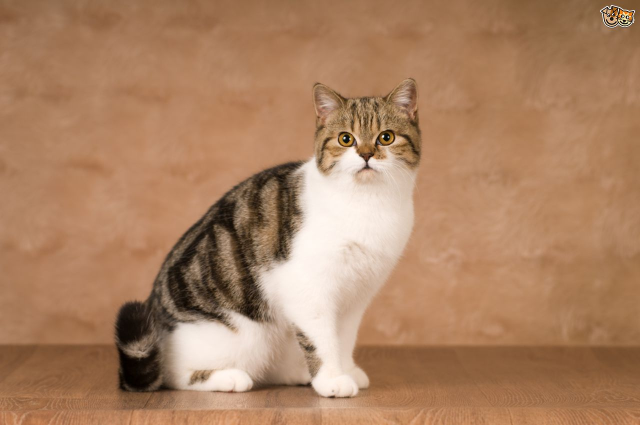
#> input picture DeeplearningLecture/cat.jpg, 1280 x 850 px (shown at 1/2 size)
$ jupyter execute imageio_skimage.ipynb   (shell and % lines are left out)   (older library calls are emulated)
#> lines starting #> are read from the running program, lines starting #| are printed output that depends on the picture
# 이미지 처리
### pip install imageio
### pip install scikit-image

[cell 1]
#from scipy.misc import imread, imsave, imresize
from imageio import imread, imsave #, imresize
from skimage.transform import resize
import numpy as np

# JPEG 이미지를 numpy 배열로 읽어들이기
img = imread('cat.jpg')
#> img is the input picture: shape (850, 1280, 3); mean R, G, B 171.4, 130.1, 98.9
print(img.dtype, img.shape)  # 출력 "uint8 (400, 248, 3)"
#| uint8 (850, 1280, 3)

# 각각의 색깔 채널을 다른 상수값으로 스칼라배함으로써
# 이미지의 색을 변화시킬 수 있습니다.
# 이미지의 shape는 (400, 248, 3)입니다;
# 여기에 shape가 (3,)인 배열 [1, 0.95, 0.9]를 곱합니다;
# numpy 브로드캐스팅에 의해 이 배열이 곱해지며 붉은색 채널은 변하지 않으며,
# 초록색, 파란색 채널에는 각각 0.95, 0.9가 곱해집니다
img_tinted = img * [1, 0.95, 0.9]
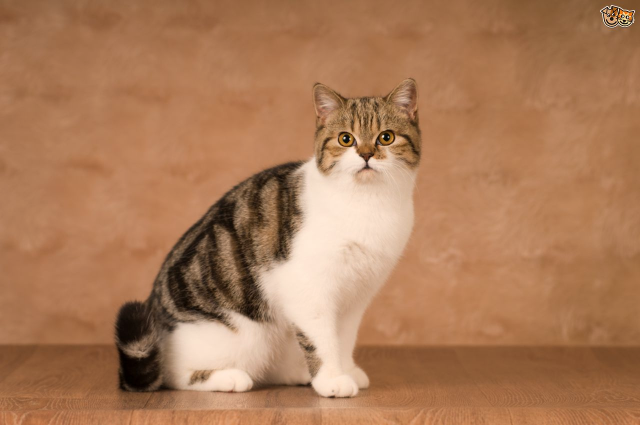
#> img_tinted: shape (850, 1280, 3) float64 (shown at 1/2 size); mean R, G, B 171.4, 123.6, 89

# 색변경 이미지를 300x300픽셀로 크기 조절.
img_tinted =resize(img_tinted, (300, 300), mode='constant',anti_aliasing=False)
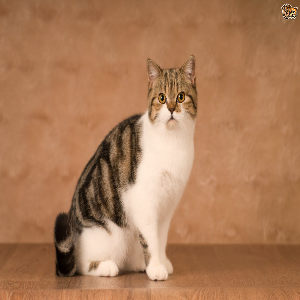
#> img_tinted: shape (300, 300, 3) float64; mean R, G, B 171.4, 123.5, 89

# 색변경 이미지를 디스크에 기록하기
imsave('cat_tinted.jpg', np.uint8(img_tinted))

[cell 2]
import numpy as np
import matplotlib.pyplot as plt

# 사인 곡선의 x,y 좌표를 계산
x = np.arange(0, 3 * np.pi, 0.1)
y = np.sin(x)
y1 = np.cos(x)
# matplotlib를 이용해 점들을 그리기

plt.plot(x, y)
plt.plot(x, y1)
plt.xlabel('x axis label')
plt.ylabel('y axis label')
plt.title('Sine & Cosine')
plt.legend(['sin','cos'])
plt.show()
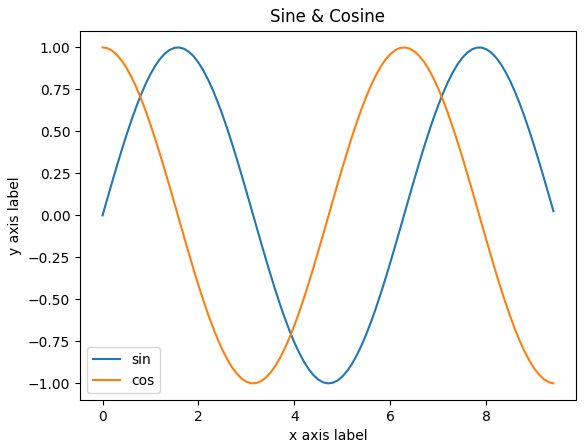
#> figure drawn by matplotlib, 1 panel; curve peaks at x = 1.6, y = 1; curve peaks at x = 0, y = 1

[cell 3]
import numpy as np
from imageio import imread
import matplotlib.pyplot as plt

img = imread('cat.jpg')
img_tinted = img * [1, 0.5, 0.5]
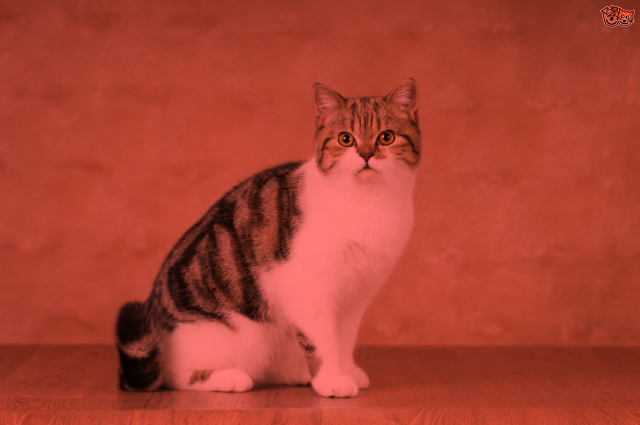
#> img_tinted: shape (850, 1280, 3) float64 (shown at 1/2 size); mean R, G, B 171.4, 65, 49.4

# 원본 이미지 나타내기
plt.subplot(1, 2, 1)
plt.imshow(img)

# 색변화된 이미지 나타내기
plt.subplot(1, 2, 2)

# imshow를 이용하며 주의할 점은 데이터의 자료형이
# uint8이 아니라면 이상한 결과를 보여줄 수도 있다는 것입니다.
# 그러므로 이미지를 나타내기 전에 명시적으로 자료형을 uint8로 형변환 해줍니다.

plt.imshow(np.uint8(img_tinted))
plt.show()
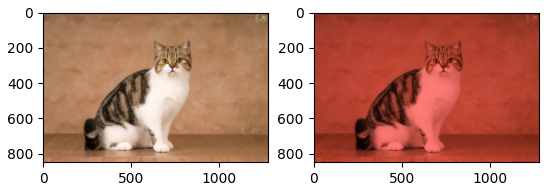
#> figure drawn by matplotlib, 2 panels
